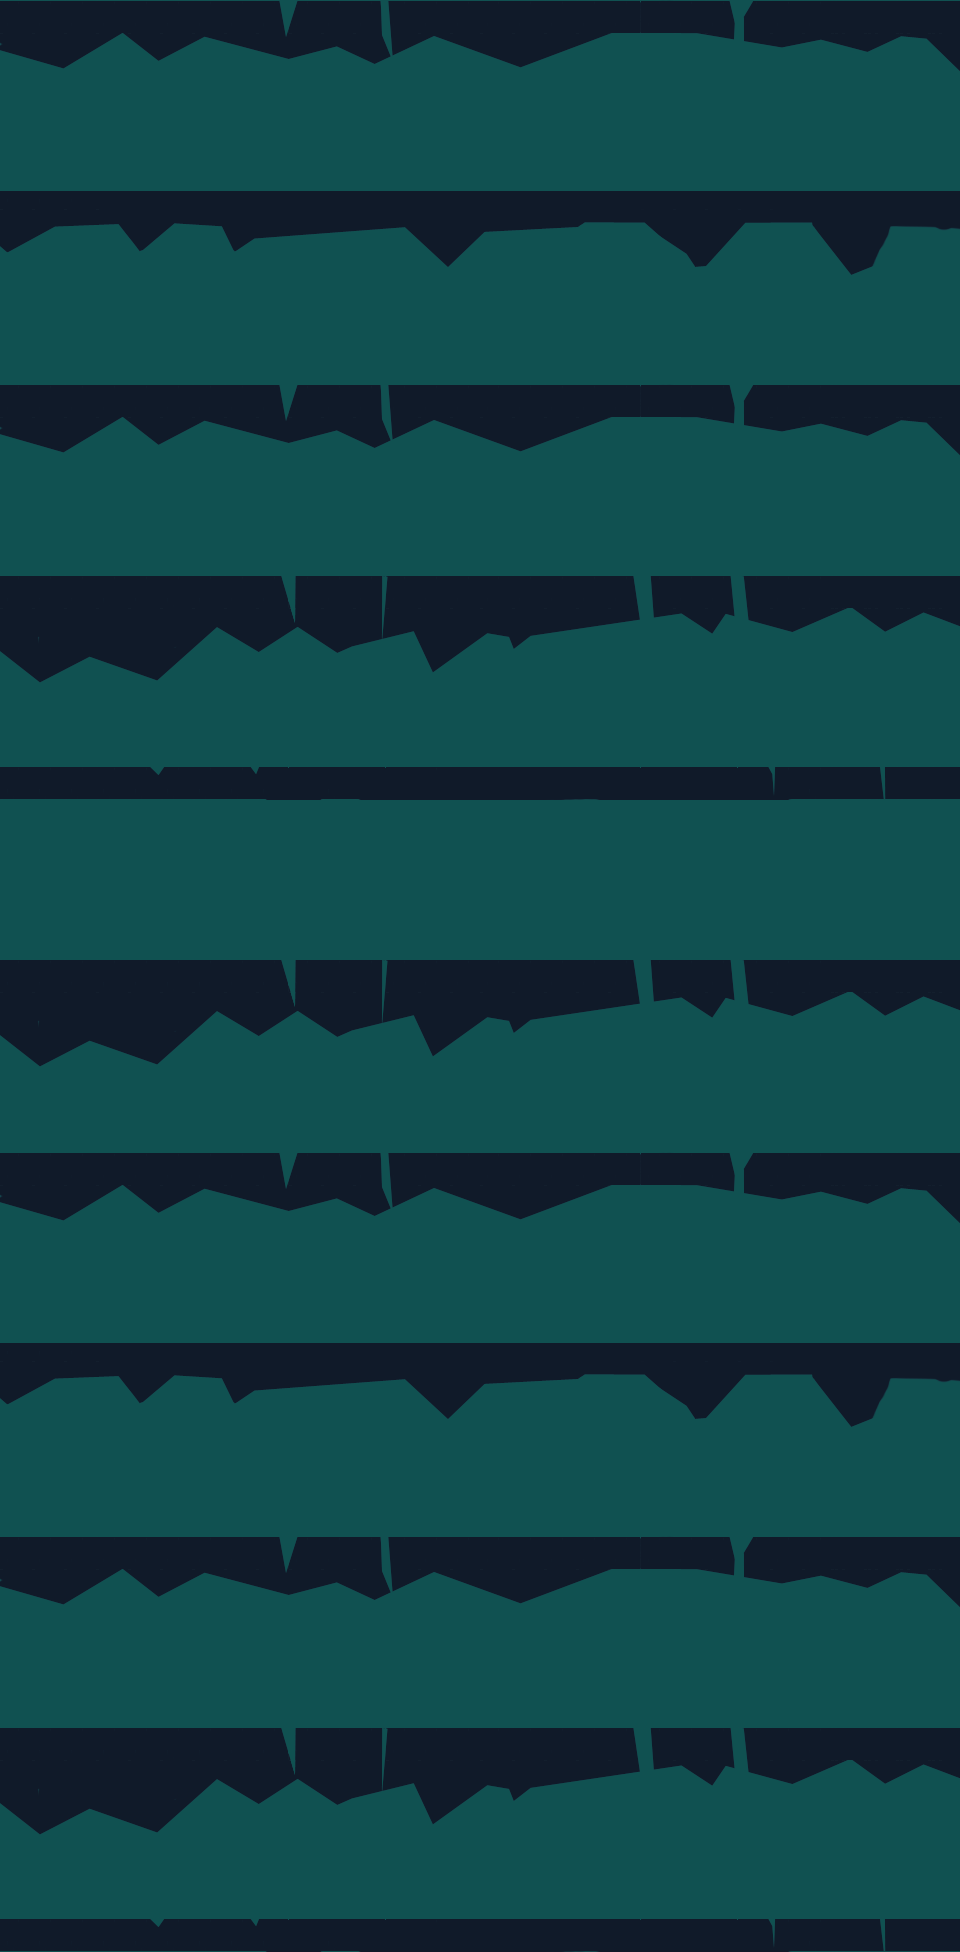

Rendered tile map (Tiled .tmx) drawn with the repository's tilesets; below, a short description and the map source with its tile grids summarised:
An orthogonal 30x61 tile map with 32x32 px tiles, 1 tile layer (块层 1) and 12 objects (9x ladder, 2x ai, role).

<map version="1.0" orientation="orthogonal" width="30" height="61" tilewidth="32" tileheight="32">
 <tileset firstgid="1" name="map_background_9" tilewidth="32" tileheight="32">
  <image source="map_background_9.png" width="960" height="1952" />
 </tileset>
 <layer name="块层 1" width="30" height="61">
  <data>[1830 cells, 1830 non-empty, 1830 distinct tile ids]</data>
 </layer>
 <objectgroup color="#ff8000" name="collision" width="30" height="61">
  <object name="ladder" type="ladder" x="672" y="1728" width="64" height="192">
   <properties>
    <property name="tag" value="800" />
   </properties>
  </object>
  <object name="ladder" type="ladder" x="256" y="1536" width="64" height="192">
   <properties>
    <property name="tag" value="800" />
   </properties>
  </object>
  <object name="ladder" type="ladder" x="576" y="1344" width="64" height="192">
   <properties>
    <property name="tag" value="800" />
   </properties>
  </object>
  <object name="ladder" type="ladder" x="256" y="1152" width="64" height="192">
   <properties>
    <property name="tag" value="800" />
   </properties>
  </object>
  <object name="ladder" type="ladder" x="576" y="960" width="64" height="192">
   <properties>
    <property name="tag" value="800" />
   </properties>
  </object>
  <object name="ladder" type="ladder" x="128" y="768" width="64" height="192">
   <properties>
    <property name="tag" value="800" />
   </properties>
  </object>
  <object name="ladder" type="ladder" x="640" y="576" width="64" height="192">
   <properties>
    <property name="tag" value="800" />
   </properties>
  </object>
  <object name="ladder" type="ladder" x="224" y="384" width="64" height="192">
   <properties>
    <property name="tag" value="800" />
   </properties>
  </object>
  <object name="ladder" type="ladder" x="608" y="192" width="64" height="192">
   <properties>
    <property name="tag" value="800" />
   </properties>
  </object>
 </objectgroup>
 <objectgroup color="#00ffff" name="roles" width="30" height="61">
  <object name="role" type="role" x="32" y="1888" width="32" height="32">
   <properties>
    <property name="direction" value="right" />
   </properties>
  </object>
  <object name="AI_0" type="ai" x="288" y="1312" width="32" height="32">
   <properties>
    <property name="direction" value="right" />
    <property name="idleDuration" value="5" />
    <property name="initialDuration" value="1" />
    <property name="moveDistance" value="150" />
    <property name="speed" value="100" />
   </properties>
  </object>
  <object name="AI_4" type="ai" x="432" y="1072" width="32" height="32">
   <properties>
    <property name="bossMove" value="0" />
    <property name="canBeAttack" value="0" />
    <property name="direction" value="right" />
    <property name="guard" value="0" />
    <property name="idleDuration" value="5" />
    <property name="initialDuration" value="1" />
    <property name="logic" value="0" />
    <property name="moveDistance" value="400" />
    <property name="revivalDuration" value="-1" />
    <property name="speed" value="200" />
   </properties>
  </object>
 </objectgroup>
</map>
